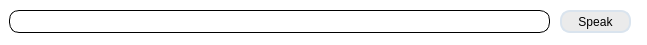
<?xml version="1.0" encoding="UTF-8"?>
<ui version="4.0">
 <class>PyDA</class>
 <widget class="QWidget" name="PyDA">
  <property name="geometry">
   <rect>
    <x>0</x>
    <y>0</y>
    <width>647</width>
    <height>45</height>
   </rect>
  </property>
  <property name="minimumSize">
   <size>
    <width>500</width>
    <height>41</height>
   </size>
  </property>
  <property name="maximumSize">
   <size>
    <width>800</width>
    <height>100</height>
   </size>
  </property>
  <property name="focusPolicy">
   <enum>Qt::WheelFocus</enum>
  </property>
  <property name="acceptDrops">
   <bool>false</bool>
  </property>
  <property name="windowTitle">
   <string>PyDA - Digital Assistant</string>
  </property>
  <property name="windowIcon">
   <iconset>
    <normaloff>Icons/google.png</normaloff>Icons/google.png</iconset>
  </property>
  <property name="windowOpacity">
   <double>1.000000000000000</double>
  </property>
  <property name="autoFillBackground">
   <bool>false</bool>
  </property>
  <property name="styleSheet">
   <string notr="true">#PyDA{
background: palette(base);
} 

#Query{
border-radius: 10px;
border: 1px solid black;
font-size: 13px
}

#Speak{
border: 2px solid #dae4ee;
border-radius: 10px;
background-color:  rgb(235, 235, 235);
}


#Query::focus
{
border: 2px solid rgb(115,194,251);
}

#Speak::hover{
border: 2px solid rgb(115,194,251);
}</string>
  </property>
  <widget class="QLineEdit" name="Query">
   <property name="geometry">
    <rect>
     <x>9</x>
     <y>10</y>
     <width>541</width>
     <height>23</height>
    </rect>
   </property>
   <property name="baseSize">
    <size>
     <width>0</width>
     <height>0</height>
    </size>
   </property>
   <property name="cursor">
    <cursorShape>ArrowCursor</cursorShape>
   </property>
  </widget>
  <widget class="QPushButton" name="Speak">
   <property name="geometry">
    <rect>
     <x>560</x>
     <y>10</y>
     <width>71</width>
     <height>23</height>
    </rect>
   </property>
   <property name="cursor">
    <cursorShape>PointingHandCursor</cursorShape>
   </property>
   <property name="text">
    <string>Speak</string>
   </property>
  </widget>
 </widget>
 <resources/>
 <connections/>
</ui>
